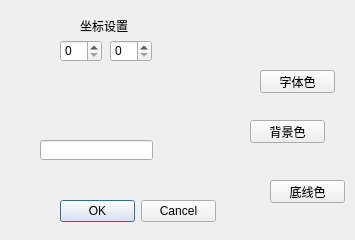
<?xml version="1.0" encoding="UTF-8"?>
<ui version="4.0">
 <class>Propertiesdialog</class>
 <widget class="QWidget" name="Propertiesdialog">
  <property name="geometry">
   <rect>
    <x>0</x>
    <y>0</y>
    <width>355</width>
    <height>240</height>
   </rect>
  </property>
  <property name="windowTitle">
   <string>Form</string>
  </property>
  <widget class="QSpinBox" name="xspinBox">
   <property name="geometry">
    <rect>
     <x>60</x>
     <y>40</y>
     <width>42</width>
     <height>22</height>
    </rect>
   </property>
  </widget>
  <widget class="QSpinBox" name="yspinBox">
   <property name="geometry">
    <rect>
     <x>110</x>
     <y>40</y>
     <width>42</width>
     <height>22</height>
    </rect>
   </property>
  </widget>
  <widget class="QLineEdit" name="textLineEdit">
   <property name="geometry">
    <rect>
     <x>40</x>
     <y>140</y>
     <width>113</width>
     <height>20</height>
    </rect>
   </property>
  </widget>
  <widget class="QLabel" name="textColorLabel">
   <property name="geometry">
    <rect>
     <x>220</x>
     <y>70</y>
     <width>21</width>
     <height>21</height>
    </rect>
   </property>
   <property name="text">
    <string/>
   </property>
  </widget>
  <widget class="QLabel" name="outlineColorLabel">
   <property name="geometry">
    <rect>
     <x>220</x>
     <y>120</y>
     <width>31</width>
     <height>31</height>
    </rect>
   </property>
   <property name="text">
    <string/>
   </property>
  </widget>
  <widget class="QLabel" name="backgroundColorLabel">
   <property name="geometry">
    <rect>
     <x>230</x>
     <y>180</y>
     <width>31</width>
     <height>21</height>
    </rect>
   </property>
   <property name="text">
    <string/>
   </property>
  </widget>
  <widget class="QDialogButtonBox" name="buttonBox">
   <property name="geometry">
    <rect>
     <x>60</x>
     <y>200</y>
     <width>156</width>
     <height>23</height>
    </rect>
   </property>
   <property name="standardButtons">
    <set>QDialogButtonBox::Cancel|QDialogButtonBox::Ok</set>
   </property>
  </widget>
  <widget class="QPushButton" name="textColorButton">
   <property name="geometry">
    <rect>
     <x>260</x>
     <y>70</y>
     <width>75</width>
     <height>23</height>
    </rect>
   </property>
   <property name="text">
    <string>字体色</string>
   </property>
  </widget>
  <widget class="QPushButton" name="outlineColorButton">
   <property name="geometry">
    <rect>
     <x>270</x>
     <y>180</y>
     <width>75</width>
     <height>23</height>
    </rect>
   </property>
   <property name="text">
    <string>底线色</string>
   </property>
  </widget>
  <widget class="QPushButton" name="backgroundColorButton">
   <property name="geometry">
    <rect>
     <x>250</x>
     <y>120</y>
     <width>75</width>
     <height>23</height>
    </rect>
   </property>
   <property name="text">
    <string>背景色</string>
   </property>
  </widget>
  <widget class="QLabel" name="label">
   <property name="geometry">
    <rect>
     <x>80</x>
     <y>20</y>
     <width>54</width>
     <height>12</height>
    </rect>
   </property>
   <property name="text">
    <string>坐标设置</string>
   </property>
  </widget>
 </widget>
 <resources/>
 <connections/>
</ui>
